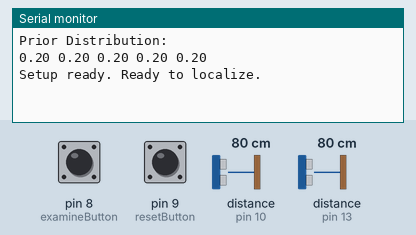
Simulated run of this sketch. Board: Arduino Uno, built with avr-gcc and run on an emulated ATmega328P. On the bench: the last lines printed to the serial monitor. The test bench sets the inputs (shaded band); at power-on: pin 8 (examineButton) LOW, pin 9 (resetButton) LOW, distance to the obstacle (sensors on pin 10, pin 13) 80 cm. The echo pulse lasts 58.3 µs per cm.

Above: at 1.2 s.
1.3 s: pin 8 (examineButton) pulled HIGH for 0.15 s
At 2.4 s:
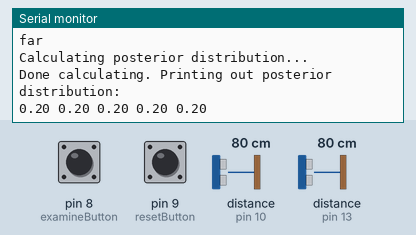
2.9 s: pin 9 (resetButton) pulled HIGH for 1 s
At 4.2 s:
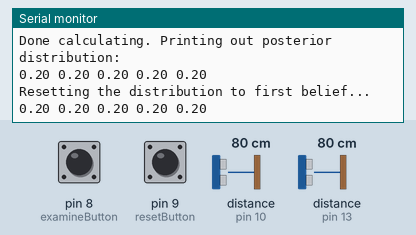

Measured:
- after the input at 1.3 s, the serial monitor: prints a new line at once (image 1)
- after the input at 2.9 s, the serial monitor: prints a new line after 0.48 s (image 2)

The sketch:

robot-with-discrete-bayes.ino
```cpp
int trig1 = 12;
int echo1 = 13;
int trig2 = 11;
int echo2 = 10;
int resetButton = 9;
int examineButton = 8;

int val = 0;
int reset = 0;
int examine = 0;

float prior[] = {0.2, 0.2, 0.2, 0.2, 0.2};
float normalize = 0;

String sensorResult1, sensorResult2;

long duration, distance, sensor1, sensor2;

void setup() {
  // put your setup code here, to run once:
  pinMode(trig1, OUTPUT);
  pinMode(echo1, INPUT);
  pinMode(trig2, OUTPUT);
  pinMode(echo2, INPUT);

  pinMode(resetButton, INPUT);
  pinMode(examineButton, INPUT);

  Serial.begin(9600);

  Serial.println("Prior Distribution: ");
  for(int i = 0; i < sizeof(prior) / sizeof(float); i++){
    Serial.print(prior[i]);
    Serial.print(" ");
  }
  Serial.print("\n");

  Serial.println("Setup ready. Ready to localize.");

}

void loop() {

  reset = digitalRead(resetButton);
  examine = digitalRead(examineButton);

  if(reset == HIGH){
    Serial.println("Resetting the distribution to first belief...");

    prior[0] = 0.2;
    prior[1] = 0.2;
    prior[2] = 0.2;
    prior[3] = 0.2;
    prior[4] = 0.2;

    for(int i = 0; i < sizeof(prior) / sizeof(float); i++){
      Serial.print(prior[i]);
      Serial.print(" ");
    }
    Serial.print("\n");

    delay(2000);
  }

  if(examine == HIGH){

    // Calculate the the sensors
    calculate(trig1, echo1);
    sensor1 = distance;
    calculate(trig2, echo2);
    sensor2 = distance;

    sensorResult1 = translate(sensor1);
    sensorResult2 = translate(sensor2);

    Serial.println(sensorResult1);
    Serial.println(sensorResult2);

    Serial.println("Calculating posterior distribution...");

    if(sensorResult1.equals("close") && sensorResult2.equals("far") ||
       sensorResult1.equals("far") && sensorResult2.equals("close")){

      prior[0] *= 0.8;
      prior[1] *= 0.1;
      prior[2] *= 0.1;
      prior[3] *= 0.1;
      prior[4] *= 0.8;

      for(int i = 0; i < sizeof(prior) / sizeof(float); i++){
        normalize += prior[i];
      }

      prior[0] /= normalize;
      prior[1] /= normalize;
      prior[2] /= normalize;
      prior[3] /= normalize;
      prior[4] /= normalize;

    }
    else if(sensorResult1.equals("midclose") && sensorResult2.equals("midfar") ||
            sensorResult1.equals("midfar") && sensorResult2.equals("midclose")){

      prior[0] *= 0.1;
      prior[1] *= 0.8;
      prior[2] *= 0.1;
      prior[3] *= 0.8;
      prior[4] *= 0.1;

      for(int i = 0; i < sizeof(prior) / sizeof(float); i++){
        normalize += prior[i];
      }

      prior[0] /= normalize;
      prior[1] /= normalize;
      prior[2] /= normalize;
      prior[3] /= normalize;
      prior[4] /= normalize;

    }
    else if(sensorResult1.equals("mid") && sensorResult2.equals("mid")){

      prior[0] *= 0.1;
      prior[1] *= 0.1;
      prior[2] *= 0.8;
      prior[3] *= 0.1;
      prior[4] *= 0.1;

      for(int i = 0; i < sizeof(prior) / sizeof(float); i++){
        normalize += prior[i];
      }

      prior[0] /= normalize;
      prior[1] /= normalize;
      prior[2] /= normalize;
      prior[3] /= normalize;
      prior[4] /= normalize;

    }

    Serial.println("Done calculating. Printing out posterior distribution:");

    for(int i = 0; i < sizeof(prior) / sizeof(float); i++){
      Serial.print(prior[i]);
      Serial.print(" ");
    }
    Serial.print("\n");

    delay(2000);

    normalize = 0;

  }

}

void calculate(int trigPin,int echoPin)
{
  digitalWrite(trigPin, LOW);
  delayMicroseconds(2);
  digitalWrite(trigPin, HIGH);
  delayMicroseconds(10);
  digitalWrite(trigPin, LOW);
  duration = pulseIn(echoPin, HIGH);
  distance = (duration/2) / 29.1;
}

String translate(int val){

  if(val < 20){
    return "close";
  }
  else if (val < 40){
    return "midclose";
  }
  else if (val < 60){
    return "mid";
  }
  else if (val < 80){
    return "midfar";
  }
  else{
    return "far";
  }

}
```
